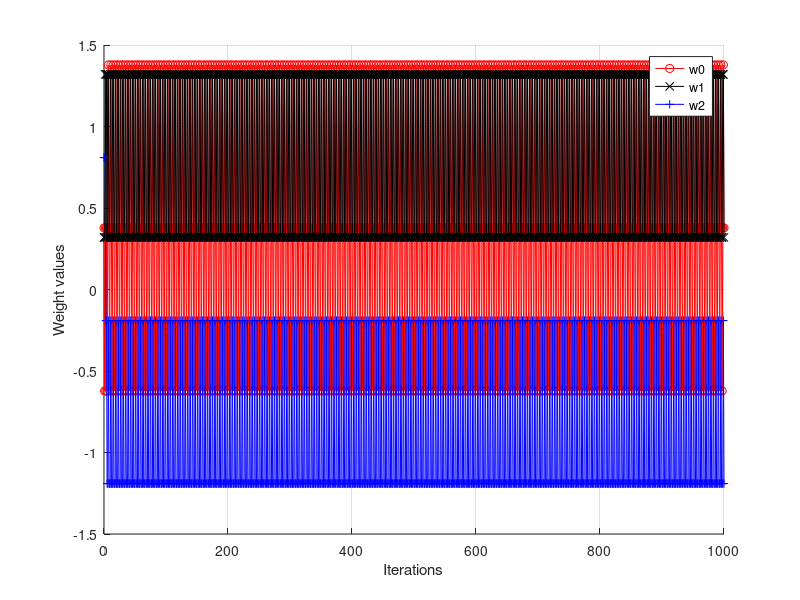
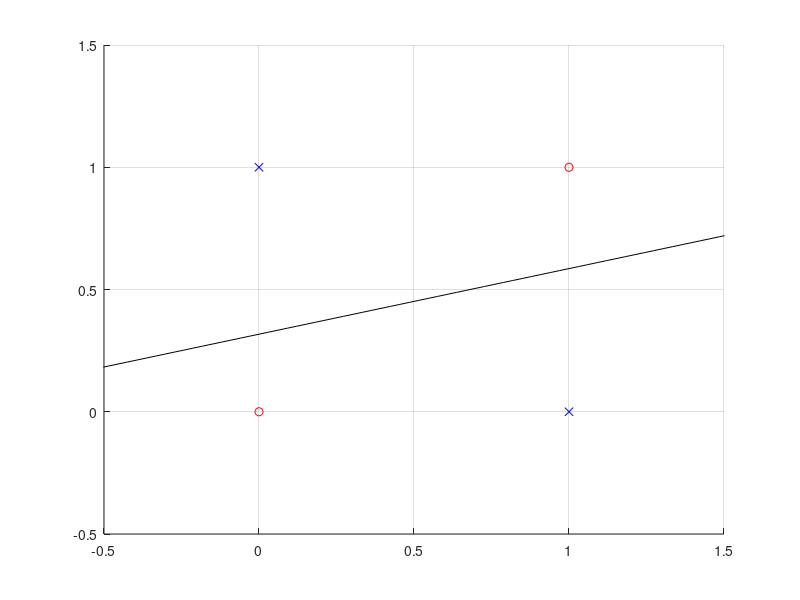

Source code (MATLAB) for these figures, in order:
clc;
clear;
close all;

%% Q3
% ground truth
AND = [ 0 0 1 1 ; 0 1 0 1 ; 0 0 0 1];
OR = [ 0 0 1 1 ; 0 1 0 1 ; 0 1 1 1];
COMPLEMENT = [ 0 1 ; 1 0];
NAND = [ 0 0 1 1 ; 0 1 0 1 ; 1 1 1 0];
XOR = [ 0 1 0 1 ; 0 0 1 1 ; 0 1 1 0];

% learning parameter setting
gate = XOR;           %the logic gate
rate = 1;           %learning rate
[dim, num_input] = size(gate);
loop = 1;
error = zeros(1,num_input);

% % off-line calculation
% w_and = [-1.5,1,1];
% w_or = [-0.5,1,1];
% w_complement = [0.5,1];
% w_nand = [1.5,-1,-1];
% w = w_and;
% 
% figure;
% hold on;
% axis([-0.5,1.5,-0.5,1.5])
% for i = 1:num_input
%     if gate(end,i) == 1
%         plot(gate(1,i),gate(2,i),'bx');
%     else
%         plot(gate(1,i),gate(2,i),'ro');
%     end
% end
% x = linspace(-1,2,100);
% k = -w(end,2)/w(end,3);
% b = -w(end,1)/w(end,3);
% y = k * x + b;
% plot(x, y,'k')
% grid on
% hold off

% learning operation
w = rand(1,dim);
while true
    for i = 1 : num_input
        y = (w(loop,:) * [1;gate(1:dim-1 , i)]) > 0;
        error(1,i) = gate(dim,i) - y;
        if error(1,i) ~= 0
            w(loop+1,:) = w(loop,:) + (rate*error(1,i)*[1;gate(1:dim-1 , i)])';
            loop = loop + 1;
        end
    end
    if all(error == 0)
        break
    elseif loop > 1000
        break
    end
end


% plot
if dim == 2
    figure;
    hold on;
    xlabel("Iterations");
    ylabel("Weight values");
    x = 0:size(w,1)-1;
    plot(x,w(:,1),'-ro');
    plot(x,w(:,2),'-mx');
    legend({'w0','w1'});
    grid on
    hold off

    figure;
    hold on;
    axis([-0.5,1.5,-0.5,1.5])
    for i = 1:num_input
        if gate(end,i) == 1
            plot(0,gate(1,i),'bx');
        else
            plot(0,gate(1,i),'ro');
        end
    end
    x = linspace(-1,2,100);
    k = w(end,2);
    b = w(end,1);
    y = k * x + b;
    plot(x, y,'k')
    grid on
    hold off
end

if dim == 3
    figure;
    hold on;
    xlabel("Iterations");
    ylabel("Weight values");
    x = 0:size(w,1)-1;
    plot(x,w(:,1),'-ro');
    plot(x,w(:,2),'-kx');
    plot(x,w(:,3),'-b+');
    legend({'w0','w1','w2'});
    grid on
    hold off

    figure;
    hold on;
    axis([-0.5,1.5,-0.5,1.5])
    for i = 1:num_input
        if gate(end,i) == 1
            plot(gate(1,i),gate(2,i),'bx');
        else
            plot(gate(1,i),gate(2,i),'ro');
        end
    end
    x = linspace(-1,2,100);
    k = -w(end,2)/w(end,3);
    b = -w(end,1)/w(end,3);
    y = k * x + b;
    plot(x, y,'k')
    grid on
    hold off
end




